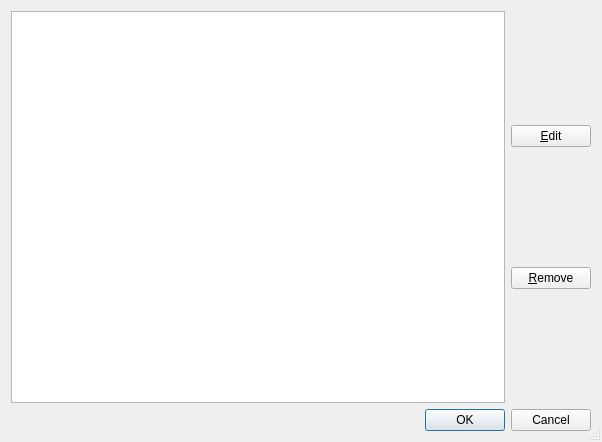
<?xml version="1.0" encoding="UTF-8"?>
<ui version="4.0">
 <class>profiles</class>
 <widget class="QDialog" name="profiles">
  <property name="geometry">
   <rect>
    <x>0</x>
    <y>0</y>
    <width>602</width>
    <height>442</height>
   </rect>
  </property>
  <property name="windowTitle">
   <string>Profiles</string>
  </property>
  <property name="sizeGripEnabled">
   <bool>true</bool>
  </property>
  <layout class="QHBoxLayout" name="horizontalLayout_2">
   <item>
    <layout class="QVBoxLayout" name="verticalLayout_2">
     <item>
      <layout class="QHBoxLayout" name="horizontalLayout">
       <item>
        <widget class="QTableView" name="table_view">
         <property name="selectionBehavior">
          <enum>QAbstractItemView::SelectRows</enum>
         </property>
        </widget>
       </item>
       <item>
        <layout class="QVBoxLayout" name="verticalLayout">
         <item>
          <widget class="QPushButton" name="edit">
           <property name="whatsThis">
            <string>Edit the (first) selected profile</string>
           </property>
           <property name="text">
            <string>&amp;Edit</string>
           </property>
          </widget>
         </item>
         <item>
          <widget class="QPushButton" name="remove">
           <property name="whatsThis">
            <string>Remove every selected profile</string>
           </property>
           <property name="text">
            <string>&amp;Remove</string>
           </property>
          </widget>
         </item>
        </layout>
       </item>
      </layout>
     </item>
     <item>
      <widget class="QDialogButtonBox" name="button_box">
       <property name="standardButtons">
        <set>QDialogButtonBox::Cancel|QDialogButtonBox::Ok</set>
       </property>
      </widget>
     </item>
    </layout>
   </item>
  </layout>
 </widget>
 <resources/>
 <connections>
  <connection>
   <sender>button_box</sender>
   <signal>rejected()</signal>
   <receiver>profiles</receiver>
   <slot>reject()</slot>
   <hints>
    <hint type="sourcelabel">
     <x>751</x>
     <y>522</y>
    </hint>
    <hint type="destinationlabel">
     <x>759</x>
     <y>570</y>
    </hint>
   </hints>
  </connection>
 </connections>
</ui>
